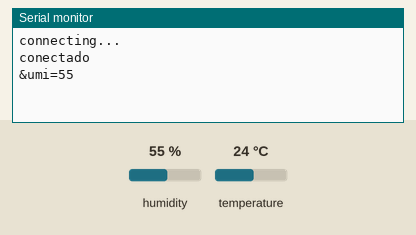
A sketch run on a simulated Arduino Uno, built with avr-gcc and run on an emulated ATmega328P. Shown: the last lines printed to the serial monitor. The inputs (shaded band) are chosen by the test bench; at power-on: temperature 24 °C, humidity 55 %. WiFi joins after 1.5 s; servers stay silent unless stated.

Above: at 11.2 s.
11.3 s: temperature set to 12 °C
At 13.3 s:
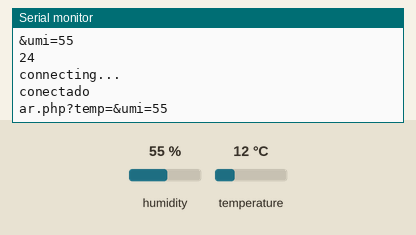
15.3 s: temperature set to 19 °C
At 17.9 s:
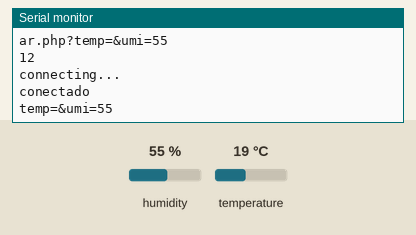
20.2 s: temperature set to 28 °C
At 23.2 s:
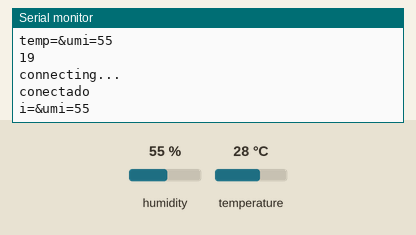
25.0 s: temperature set to 33 °C
At 28.0 s:
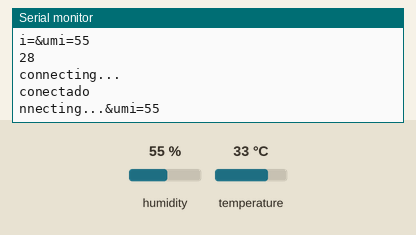
29.9 s: humidity set to 22 %
At 30.81 s:
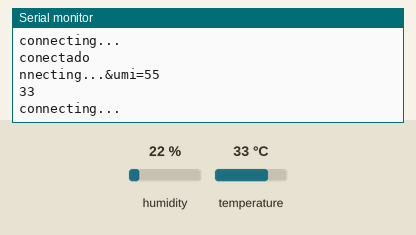
Timing chart, 0 to 32.9 s (numbered marks = the images above; inputs shaded):
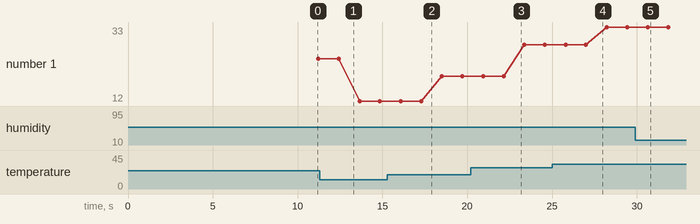

Measured:
- after the input at 11.3 s, the serial monitor: prints a new line after 1.4 s (image 1)
- after the input at 15.3 s, the serial monitor: prints a new line after 2.2 s (image 2)
- after the input at 20.2 s, the serial monitor: prints a new line after 2.2 s (image 3)
- after the input at 25.0 s, the serial monitor: prints a new line after 2.2 s (image 4)
- plotted number 1: 24 → 12 after the input at 11.3 s, 12 → 19 after the input at 15.3 s, 19 → 28 after the input at 20.2 s, 28 → 33 after the input at 25.0 s

The sketch:

FSA6ST4HXB3V05E.ino
```cpp
#include <DHT.h>
#include <Ethernet.h>
#include <SPI.h>

byte mac[] = {0x90, 0xA2, 0xDA, 0x00, 0x9B, 0x36};
byte ip[] = {192, 168, 0, 50}; //ip arduino
byte server[] = {31, 170, 167, 165};
EthernetClient client;

#define DHTPIN 2 // SENSOR PIN
#define DHTTYPE DHT11 // SENSOR TYPE - THE ADAFRUIT LIBRARY OFFERS SUPPORT FOR MORE MODELS
DHT dht(DHTPIN, DHTTYPE);

long previousMillis = 0;
unsigned long currentMillis = 0;
long interval = 1000; // READING INTERVAL

int t = 0;	// TEMPERATURE VAR
int h = 0;	// HUMIDITY VAR
String data;
String get;

void setup() {
	Serial.begin(9600);

	Ethernet.begin(mac, ip);

	dht.begin();
	delay(10000); // GIVE THE SENSOR SOME TIME TO START

	h = (int) dht.readHumidity();
	t = (int) dht.readTemperature();

	data = "";
}

void loop(){

	currentMillis = millis();
	if(currentMillis - previousMillis > interval) { // READ ONLY ONCE PER INTERVAL
		previousMillis = currentMillis;
		h = (int) dht.readHumidity();
		t = (int) dht.readTemperature();
	}

        get = "GET /atualizar.php?temp=" + t;
        get = get + "&umi=" + h;

        Serial.println("connecting...");
        if(client.connect("http://www.meterolutini.hol.es/", 80)){
             Serial.println("conectado");
             client.println("HTTP/1.1 200 OK");
             client.println(get);
             Serial.println(get);
             client.println("Content-Type: text/html");
             client.println("Connection: close");
        }else{
          Serial.println("Nao conectado");
        }

	if (client.connected()) {
		client.stop();	// DISCONNECT FROM THE SERVER
	}

	delay(1000); // WAIT FIVE MINUTES BEFORE SENDING AGAIN
        Serial.println(t);
}
```
